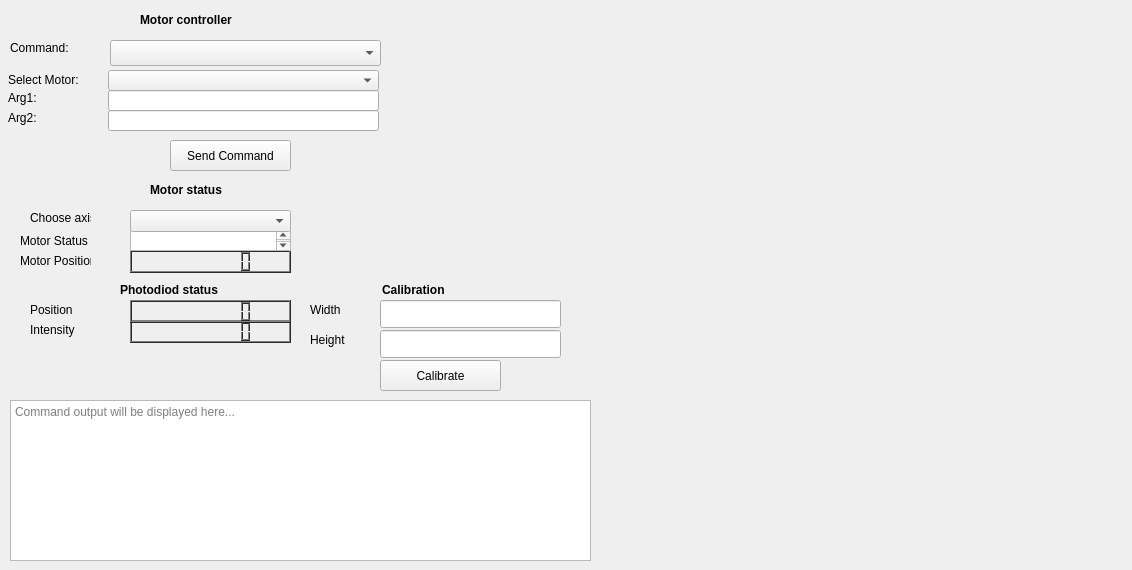
<?xml version="1.0" encoding="UTF-8"?>
<ui version="4.0">
 <class>MainWindow</class>
 <widget class="QMainWindow" name="MainWindow">
  <property name="geometry">
   <rect>
    <x>0</x>
    <y>0</y>
    <width>1132</width>
    <height>570</height>
   </rect>
  </property>
  <property name="windowTitle">
   <string>Controller Commands</string>
  </property>
  <widget class="QWidget" name="centralwidget">
   <widget class="QLabel" name="label_command">
    <property name="geometry">
     <rect>
      <x>10</x>
      <y>40</y>
      <width>71</width>
      <height>16</height>
     </rect>
    </property>
    <property name="text">
     <string>Command:</string>
    </property>
   </widget>
   <widget class="QLabel" name="label_select_motor">
    <property name="geometry">
     <rect>
      <x>8</x>
      <y>70</y>
      <width>91</width>
      <height>20</height>
     </rect>
    </property>
    <property name="text">
     <string>Select Motor:</string>
    </property>
   </widget>
   <widget class="QComboBox" name="combo_motor">
    <property name="geometry">
     <rect>
      <x>108</x>
      <y>70</y>
      <width>271</width>
      <height>21</height>
     </rect>
    </property>
   </widget>
   <widget class="QLabel" name="label_arg1">
    <property name="geometry">
     <rect>
      <x>8</x>
      <y>90</y>
      <width>47</width>
      <height>16</height>
     </rect>
    </property>
    <property name="text">
     <string>Arg1:</string>
    </property>
   </widget>
   <widget class="QLineEdit" name="line_arg1">
    <property name="geometry">
     <rect>
      <x>108</x>
      <y>90</y>
      <width>271</width>
      <height>21</height>
     </rect>
    </property>
   </widget>
   <widget class="QLabel" name="label_arg2">
    <property name="geometry">
     <rect>
      <x>8</x>
      <y>110</y>
      <width>47</width>
      <height>16</height>
     </rect>
    </property>
    <property name="text">
     <string>Arg2:</string>
    </property>
   </widget>
   <widget class="QLineEdit" name="line_arg2">
    <property name="geometry">
     <rect>
      <x>108</x>
      <y>110</y>
      <width>271</width>
      <height>21</height>
     </rect>
    </property>
   </widget>
   <widget class="QPushButton" name="button_send">
    <property name="geometry">
     <rect>
      <x>170</x>
      <y>140</y>
      <width>121</width>
      <height>31</height>
     </rect>
    </property>
    <property name="text">
     <string>Send Command</string>
    </property>
   </widget>
   <widget class="QLabel" name="label_motor_info">
    <property name="geometry">
     <rect>
      <x>20</x>
      <y>230</y>
      <width>71</width>
      <height>21</height>
     </rect>
    </property>
    <property name="text">
     <string>Motor Status </string>
    </property>
   </widget>
   <widget class="QTextEdit" name="text_output">
    <property name="geometry">
     <rect>
      <x>10</x>
      <y>400</y>
      <width>581</width>
      <height>161</height>
     </rect>
    </property>
    <property name="readOnly">
     <bool>true</bool>
    </property>
    <property name="placeholderText">
     <string>Command output will be displayed here...</string>
    </property>
   </widget>
   <widget class="QComboBox" name="combo_command">
    <property name="geometry">
     <rect>
      <x>110</x>
      <y>40</y>
      <width>271</width>
      <height>26</height>
     </rect>
    </property>
   </widget>
   <widget class="QLCDNumber" name="motor_pos">
    <property name="geometry">
     <rect>
      <x>130</x>
      <y>250</y>
      <width>161</width>
      <height>23</height>
     </rect>
    </property>
    <property name="palette">
     <palette>
      <active>
       <colorrole role="WindowText">
        <brush brushstyle="SolidPattern">
         <color alpha="255">
          <red>255</red>
          <green>255</green>
          <blue>255</blue>
         </color>
        </brush>
       </colorrole>
       <colorrole role="Button">
        <brush brushstyle="SolidPattern">
         <color alpha="255">
          <red>86</red>
          <green>86</green>
          <blue>86</blue>
         </color>
        </brush>
       </colorrole>
       <colorrole role="Light">
        <brush brushstyle="SolidPattern">
         <color alpha="255">
          <red>129</red>
          <green>129</green>
          <blue>129</blue>
         </color>
        </brush>
       </colorrole>
       <colorrole role="Midlight">
        <brush brushstyle="SolidPattern">
         <color alpha="255">
          <red>107</red>
          <green>107</green>
          <blue>107</blue>
         </color>
        </brush>
       </colorrole>
       <colorrole role="Dark">
        <brush brushstyle="SolidPattern">
         <color alpha="255">
          <red>43</red>
          <green>43</green>
          <blue>43</blue>
         </color>
        </brush>
       </colorrole>
       <colorrole role="Mid">
        <brush brushstyle="SolidPattern">
         <color alpha="255">
          <red>57</red>
          <green>57</green>
          <blue>57</blue>
         </color>
        </brush>
       </colorrole>
       <colorrole role="Text">
        <brush brushstyle="SolidPattern">
         <color alpha="255">
          <red>255</red>
          <green>255</green>
          <blue>255</blue>
         </color>
        </brush>
       </colorrole>
       <colorrole role="BrightText">
        <brush brushstyle="SolidPattern">
         <color alpha="255">
          <red>255</red>
          <green>255</green>
          <blue>255</blue>
         </color>
        </brush>
       </colorrole>
       <colorrole role="ButtonText">
        <brush brushstyle="SolidPattern">
         <color alpha="255">
          <red>255</red>
          <green>255</green>
          <blue>255</blue>
         </color>
        </brush>
       </colorrole>
       <colorrole role="Base">
        <brush brushstyle="SolidPattern">
         <color alpha="255">
          <red>0</red>
          <green>0</green>
          <blue>0</blue>
         </color>
        </brush>
       </colorrole>
       <colorrole role="Window">
        <brush brushstyle="SolidPattern">
         <color alpha="255">
          <red>86</red>
          <green>86</green>
          <blue>86</blue>
         </color>
        </brush>
       </colorrole>
       <colorrole role="Shadow">
        <brush brushstyle="SolidPattern">
         <color alpha="255">
          <red>0</red>
          <green>0</green>
          <blue>0</blue>
         </color>
        </brush>
       </colorrole>
       <colorrole role="AlternateBase">
        <brush brushstyle="SolidPattern">
         <color alpha="255">
          <red>43</red>
          <green>43</green>
          <blue>43</blue>
         </color>
        </brush>
       </colorrole>
       <colorrole role="ToolTipBase">
        <brush brushstyle="SolidPattern">
         <color alpha="255">
          <red>255</red>
          <green>255</green>
          <blue>220</blue>
         </color>
        </brush>
       </colorrole>
       <colorrole role="ToolTipText">
        <brush brushstyle="SolidPattern">
         <color alpha="255">
          <red>0</red>
          <green>0</green>
          <blue>0</blue>
         </color>
        </brush>
       </colorrole>
       <colorrole role="PlaceholderText">
        <brush brushstyle="SolidPattern">
         <color alpha="128">
          <red>255</red>
          <green>255</green>
          <blue>255</blue>
         </color>
        </brush>
       </colorrole>
      </active>
      <inactive>
       <colorrole role="WindowText">
        <brush brushstyle="SolidPattern">
         <color alpha="255">
          <red>255</red>
          <green>255</green>
          <blue>255</blue>
         </color>
        </brush>
       </colorrole>
       <colorrole role="Button">
        <brush brushstyle="SolidPattern">
         <color alpha="255">
          <red>86</red>
          <green>86</green>
          <blue>86</blue>
         </color>
        </brush>
       </colorrole>
       <colorrole role="Light">
        <brush brushstyle="SolidPattern">
         <color alpha="255">
          <red>129</red>
          <green>129</green>
          <blue>129</blue>
         </color>
        </brush>
       </colorrole>
       <colorrole role="Midlight">
        <brush brushstyle="SolidPattern">
         <color alpha="255">
          <red>107</red>
          <green>107</green>
          <blue>107</blue>
         </color>
        </brush>
       </colorrole>
       <colorrole role="Dark">
        <brush brushstyle="SolidPattern">
         <color alpha="255">
          <red>43</red>
          <green>43</green>
          <blue>43</blue>
         </color>
        </brush>
       </colorrole>
       <colorrole role="Mid">
        <brush brushstyle="SolidPattern">
         <color alpha="255">
          <red>57</red>
          <green>57</green>
          <blue>57</blue>
         </color>
        </brush>
       </colorrole>
       <colorrole role="Text">
        <brush brushstyle="SolidPattern">
         <color alpha="255">
          <red>255</red>
          <green>255</green>
          <blue>255</blue>
         </color>
        </brush>
       </colorrole>
       <colorrole role="BrightText">
        <brush brushstyle="SolidPattern">
         <color alpha="255">
          <red>255</red>
          <green>255</green>
          <blue>255</blue>
         </color>
        </brush>
       </colorrole>
       <colorrole role="ButtonText">
        <brush brushstyle="SolidPattern">
         <color alpha="255">
          <red>255</red>
          <green>255</green>
          <blue>255</blue>
         </color>
        </brush>
       </colorrole>
       <colorrole role="Base">
        <brush brushstyle="SolidPattern">
         <color alpha="255">
          <red>0</red>
          <green>0</green>
          <blue>0</blue>
         </color>
        </brush>
       </colorrole>
       <colorrole role="Window">
        <brush brushstyle="SolidPattern">
         <color alpha="255">
          <red>86</red>
          <green>86</green>
          <blue>86</blue>
         </color>
        </brush>
       </colorrole>
       <colorrole role="Shadow">
        <brush brushstyle="SolidPattern">
         <color alpha="255">
          <red>0</red>
          <green>0</green>
          <blue>0</blue>
         </color>
        </brush>
       </colorrole>
       <colorrole role="AlternateBase">
        <brush brushstyle="SolidPattern">
         <color alpha="255">
          <red>43</red>
          <green>43</green>
          <blue>43</blue>
         </color>
        </brush>
       </colorrole>
       <colorrole role="ToolTipBase">
        <brush brushstyle="SolidPattern">
         <color alpha="255">
          <red>255</red>
          <green>255</green>
          <blue>220</blue>
         </color>
        </brush>
       </colorrole>
       <colorrole role="ToolTipText">
        <brush brushstyle="SolidPattern">
         <color alpha="255">
          <red>0</red>
          <green>0</green>
          <blue>0</blue>
         </color>
        </brush>
       </colorrole>
       <colorrole role="PlaceholderText">
        <brush brushstyle="SolidPattern">
         <color alpha="128">
          <red>255</red>
          <green>255</green>
          <blue>255</blue>
         </color>
        </brush>
       </colorrole>
      </inactive>
      <disabled>
       <colorrole role="WindowText">
        <brush brushstyle="SolidPattern">
         <color alpha="255">
          <red>43</red>
          <green>43</green>
          <blue>43</blue>
         </color>
        </brush>
       </colorrole>
       <colorrole role="Button">
        <brush brushstyle="SolidPattern">
         <color alpha="255">
          <red>86</red>
          <green>86</green>
          <blue>86</blue>
         </color>
        </brush>
       </colorrole>
       <colorrole role="Light">
        <brush brushstyle="SolidPattern">
         <color alpha="255">
          <red>129</red>
          <green>129</green>
          <blue>129</blue>
         </color>
        </brush>
       </colorrole>
       <colorrole role="Midlight">
        <brush brushstyle="SolidPattern">
         <color alpha="255">
          <red>107</red>
          <green>107</green>
          <blue>107</blue>
         </color>
        </brush>
       </colorrole>
       <colorrole role="Dark">
        <brush brushstyle="SolidPattern">
         <color alpha="255">
          <red>43</red>
          <green>43</green>
          <blue>43</blue>
         </color>
        </brush>
       </colorrole>
       <colorrole role="Mid">
        <brush brushstyle="SolidPattern">
         <color alpha="255">
          <red>57</red>
          <green>57</green>
          <blue>57</blue>
         </color>
        </brush>
       </colorrole>
       <colorrole role="Text">
        <brush brushstyle="SolidPattern">
         <color alpha="255">
          <red>43</red>
          <green>43</green>
          <blue>43</blue>
         </color>
        </brush>
       </colorrole>
       <colorrole role="BrightText">
        <brush brushstyle="SolidPattern">
         <color alpha="255">
          <red>255</red>
          <green>255</green>
          <blue>255</blue>
         </color>
        </brush>
       </colorrole>
       <colorrole role="ButtonText">
        <brush brushstyle="SolidPattern">
         <color alpha="255">
          <red>43</red>
          <green>43</green>
          <blue>43</blue>
         </color>
        </brush>
       </colorrole>
       <colorrole role="Base">
        <brush brushstyle="SolidPattern">
         <color alpha="255">
          <red>86</red>
          <green>86</green>
          <blue>86</blue>
         </color>
        </brush>
       </colorrole>
       <colorrole role="Window">
        <brush brushstyle="SolidPattern">
         <color alpha="255">
          <red>86</red>
          <green>86</green>
          <blue>86</blue>
         </color>
        </brush>
       </colorrole>
       <colorrole role="Shadow">
        <brush brushstyle="SolidPattern">
         <color alpha="255">
          <red>0</red>
          <green>0</green>
          <blue>0</blue>
         </color>
        </brush>
       </colorrole>
       <colorrole role="AlternateBase">
        <brush brushstyle="SolidPattern">
         <color alpha="255">
          <red>86</red>
          <green>86</green>
          <blue>86</blue>
         </color>
        </brush>
       </colorrole>
       <colorrole role="ToolTipBase">
        <brush brushstyle="SolidPattern">
         <color alpha="255">
          <red>255</red>
          <green>255</green>
          <blue>220</blue>
         </color>
        </brush>
       </colorrole>
       <colorrole role="ToolTipText">
        <brush brushstyle="SolidPattern">
         <color alpha="255">
          <red>0</red>
          <green>0</green>
          <blue>0</blue>
         </color>
        </brush>
       </colorrole>
       <colorrole role="PlaceholderText">
        <brush brushstyle="SolidPattern">
         <color alpha="128">
          <red>255</red>
          <green>255</green>
          <blue>255</blue>
         </color>
        </brush>
       </colorrole>
      </disabled>
     </palette>
    </property>
    <property name="digitCount">
     <number>8</number>
    </property>
   </widget>
   <widget class="QLabel" name="label_motor_info_2">
    <property name="geometry">
     <rect>
      <x>20</x>
      <y>250</y>
      <width>71</width>
      <height>21</height>
     </rect>
    </property>
    <property name="text">
     <string>Motor Position</string>
    </property>
   </widget>
   <widget class="QTextEdit" name="motor_state">
    <property name="geometry">
     <rect>
      <x>130</x>
      <y>230</y>
      <width>161</width>
      <height>21</height>
     </rect>
    </property>
   </widget>
   <widget class="QLabel" name="label">
    <property name="geometry">
     <rect>
      <x>30</x>
      <y>210</y>
      <width>61</width>
      <height>16</height>
     </rect>
    </property>
    <property name="text">
     <string>Choose axis</string>
    </property>
   </widget>
   <widget class="QComboBox" name="combo_axis">
    <property name="geometry">
     <rect>
      <x>130</x>
      <y>210</y>
      <width>161</width>
      <height>22</height>
     </rect>
    </property>
   </widget>
   <widget class="QLabel" name="label_2">
    <property name="geometry">
     <rect>
      <x>140</x>
      <y>10</y>
      <width>121</width>
      <height>20</height>
     </rect>
    </property>
    <property name="text">
     <string>&lt;html&gt;&lt;head/&gt;&lt;body&gt;&lt;p&gt;&lt;span style=&quot; font-weight:700;&quot;&gt;Motor controller&lt;/span&gt;&lt;/p&gt;&lt;/body&gt;&lt;/html&gt;</string>
    </property>
   </widget>
   <widget class="QLabel" name="label_3">
    <property name="geometry">
     <rect>
      <x>150</x>
      <y>180</y>
      <width>91</width>
      <height>20</height>
     </rect>
    </property>
    <property name="text">
     <string>&lt;html&gt;&lt;head/&gt;&lt;body&gt;&lt;p&gt;&lt;span style=&quot; font-weight:700;&quot;&gt;Motor status&lt;/span&gt;&lt;/p&gt;&lt;/body&gt;&lt;/html&gt;</string>
    </property>
   </widget>
   <widget class="QLabel" name="label_4">
    <property name="geometry">
     <rect>
      <x>120</x>
      <y>280</y>
      <width>141</width>
      <height>20</height>
     </rect>
    </property>
    <property name="text">
     <string>&lt;html&gt;&lt;head/&gt;&lt;body&gt;&lt;p&gt;&lt;span style=&quot; font-weight:700;&quot;&gt;Photodiod status&lt;/span&gt;&lt;/p&gt;&lt;/body&gt;&lt;/html&gt;</string>
    </property>
   </widget>
   <widget class="QLCDNumber" name="photodiod_power">
    <property name="geometry">
     <rect>
      <x>130</x>
      <y>320</y>
      <width>161</width>
      <height>23</height>
     </rect>
    </property>
    <property name="palette">
     <palette>
      <active>
       <colorrole role="WindowText">
        <brush brushstyle="SolidPattern">
         <color alpha="255">
          <red>255</red>
          <green>255</green>
          <blue>255</blue>
         </color>
        </brush>
       </colorrole>
       <colorrole role="Button">
        <brush brushstyle="SolidPattern">
         <color alpha="255">
          <red>86</red>
          <green>86</green>
          <blue>86</blue>
         </color>
        </brush>
       </colorrole>
       <colorrole role="Light">
        <brush brushstyle="SolidPattern">
         <color alpha="255">
          <red>129</red>
          <green>129</green>
          <blue>129</blue>
         </color>
        </brush>
       </colorrole>
       <colorrole role="Midlight">
        <brush brushstyle="SolidPattern">
         <color alpha="255">
          <red>107</red>
          <green>107</green>
          <blue>107</blue>
         </color>
        </brush>
       </colorrole>
       <colorrole role="Dark">
        <brush brushstyle="SolidPattern">
         <color alpha="255">
          <red>43</red>
          <green>43</green>
          <blue>43</blue>
         </color>
        </brush>
       </colorrole>
       <colorrole role="Mid">
        <brush brushstyle="SolidPattern">
         <color alpha="255">
          <red>57</red>
          <green>57</green>
          <blue>57</blue>
         </color>
        </brush>
       </colorrole>
       <colorrole role="Text">
        <brush brushstyle="SolidPattern">
         <color alpha="255">
          <red>255</red>
          <green>255</green>
          <blue>255</blue>
         </color>
        </brush>
       </colorrole>
       <colorrole role="BrightText">
        <brush brushstyle="SolidPattern">
         <color alpha="255">
          <red>255</red>
          <green>255</green>
          <blue>255</blue>
         </color>
        </brush>
       </colorrole>
       <colorrole role="ButtonText">
        <brush brushstyle="SolidPattern">
         <color alpha="255">
          <red>255</red>
          <green>255</green>
          <blue>255</blue>
         </color>
        </brush>
       </colorrole>
       <colorrole role="Base">
        <brush brushstyle="SolidPattern">
         <color alpha="255">
          <red>0</red>
          <green>0</green>
          <blue>0</blue>
         </color>
        </brush>
       </colorrole>
       <colorrole role="Window">
        <brush brushstyle="SolidPattern">
         <color alpha="255">
          <red>86</red>
          <green>86</green>
          <blue>86</blue>
         </color>
        </brush>
       </colorrole>
       <colorrole role="Shadow">
        <brush brushstyle="SolidPattern">
         <color alpha="255">
          <red>0</red>
          <green>0</green>
          <blue>0</blue>
         </color>
        </brush>
       </colorrole>
       <colorrole role="AlternateBase">
        <brush brushstyle="SolidPattern">
         <color alpha="255">
          <red>43</red>
          <green>43</green>
          <blue>43</blue>
         </color>
        </brush>
       </colorrole>
       <colorrole role="ToolTipBase">
        <brush brushstyle="SolidPattern">
         <color alpha="255">
          <red>255</red>
          <green>255</green>
          <blue>220</blue>
         </color>
        </brush>
       </colorrole>
       <colorrole role="ToolTipText">
        <brush brushstyle="SolidPattern">
         <color alpha="255">
          <red>0</red>
          <green>0</green>
          <blue>0</blue>
         </color>
        </brush>
       </colorrole>
       <colorrole role="PlaceholderText">
        <brush brushstyle="SolidPattern">
         <color alpha="128">
          <red>255</red>
          <green>255</green>
          <blue>255</blue>
         </color>
        </brush>
       </colorrole>
      </active>
      <inactive>
       <colorrole role="WindowText">
        <brush brushstyle="SolidPattern">
         <color alpha="255">
          <red>255</red>
          <green>255</green>
          <blue>255</blue>
         </color>
        </brush>
       </colorrole>
       <colorrole role="Button">
        <brush brushstyle="SolidPattern">
         <color alpha="255">
          <red>86</red>
          <green>86</green>
          <blue>86</blue>
         </color>
        </brush>
       </colorrole>
       <colorrole role="Light">
        <brush brushstyle="SolidPattern">
         <color alpha="255">
          <red>129</red>
          <green>129</green>
          <blue>129</blue>
         </color>
        </brush>
       </colorrole>
       <colorrole role="Midlight">
        <brush brushstyle="SolidPattern">
         <color alpha="255">
          <red>107</red>
          <green>107</green>
          <blue>107</blue>
         </color>
        </brush>
       </colorrole>
       <colorrole role="Dark">
        <brush brushstyle="SolidPattern">
         <color alpha="255">
          <red>43</red>
          <green>43</green>
          <blue>43</blue>
         </color>
        </brush>
       </colorrole>
       <colorrole role="Mid">
        <brush brushstyle="SolidPattern">
         <color alpha="255">
          <red>57</red>
          <green>57</green>
          <blue>57</blue>
         </color>
        </brush>
       </colorrole>
       <colorrole role="Text">
        <brush brushstyle="SolidPattern">
         <color alpha="255">
          <red>255</red>
          <green>255</green>
          <blue>255</blue>
         </color>
        </brush>
       </colorrole>
       <colorrole role="BrightText">
        <brush brushstyle="SolidPattern">
         <color alpha="255">
          <red>255</red>
          <green>255</green>
          <blue>255</blue>
         </color>
        </brush>
       </colorrole>
       <colorrole role="ButtonText">
        <brush brushstyle="SolidPattern">
         <color alpha="255">
          <red>255</red>
          <green>255</green>
          <blue>255</blue>
         </color>
        </brush>
       </colorrole>
       <colorrole role="Base">
        <brush brushstyle="SolidPattern">
         <color alpha="255">
          <red>0</red>
          <green>0</green>
          <blue>0</blue>
         </color>
        </brush>
       </colorrole>
       <colorrole role="Window">
        <brush brushstyle="SolidPattern">
         <color alpha="255">
          <red>86</red>
          <green>86</green>
          <blue>86</blue>
         </color>
        </brush>
       </colorrole>
       <colorrole role="Shadow">
        <brush brushstyle="SolidPattern">
         <color alpha="255">
          <red>0</red>
          <green>0</green>
          <blue>0</blue>
         </color>
        </brush>
       </colorrole>
       <colorrole role="AlternateBase">
        <brush brushstyle="SolidPattern">
         <color alpha="255">
          <red>43</red>
          <green>43</green>
          <blue>43</blue>
         </color>
        </brush>
       </colorrole>
       <colorrole role="ToolTipBase">
        <brush brushstyle="SolidPattern">
         <color alpha="255">
          <red>255</red>
          <green>255</green>
          <blue>220</blue>
         </color>
        </brush>
       </colorrole>
       <colorrole role="ToolTipText">
        <brush brushstyle="SolidPattern">
         <color alpha="255">
          <red>0</red>
          <green>0</green>
          <blue>0</blue>
         </color>
        </brush>
       </colorrole>
       <colorrole role="PlaceholderText">
        <brush brushstyle="SolidPattern">
         <color alpha="128">
          <red>255</red>
          <green>255</green>
          <blue>255</blue>
         </color>
        </brush>
       </colorrole>
      </inactive>
      <disabled>
       <colorrole role="WindowText">
        <brush brushstyle="SolidPattern">
         <color alpha="255">
          <red>43</red>
          <green>43</green>
          <blue>43</blue>
         </color>
        </brush>
       </colorrole>
       <colorrole role="Button">
        <brush brushstyle="SolidPattern">
         <color alpha="255">
          <red>86</red>
          <green>86</green>
          <blue>86</blue>
         </color>
        </brush>
       </colorrole>
       <colorrole role="Light">
        <brush brushstyle="SolidPattern">
         <color alpha="255">
          <red>129</red>
          <green>129</green>
          <blue>129</blue>
         </color>
        </brush>
       </colorrole>
       <colorrole role="Midlight">
        <brush brushstyle="SolidPattern">
         <color alpha="255">
          <red>107</red>
          <green>107</green>
          <blue>107</blue>
         </color>
        </brush>
       </colorrole>
       <colorrole role="Dark">
        <brush brushstyle="SolidPattern">
         <color alpha="255">
          <red>43</red>
          <green>43</green>
          <blue>43</blue>
         </color>
        </brush>
       </colorrole>
       <colorrole role="Mid">
        <brush brushstyle="SolidPattern">
         <color alpha="255">
          <red>57</red>
          <green>57</green>
          <blue>57</blue>
         </color>
        </brush>
       </colorrole>
       <colorrole role="Text">
        <brush brushstyle="SolidPattern">
         <color alpha="255">
          <red>43</red>
          <green>43</green>
          <blue>43</blue>
         </color>
        </brush>
       </colorrole>
       <colorrole role="BrightText">
        <brush brushstyle="SolidPattern">
         <color alpha="255">
          <red>255</red>
          <green>255</green>
          <blue>255</blue>
         </color>
        </brush>
       </colorrole>
       <colorrole role="ButtonText">
        <brush brushstyle="SolidPattern">
         <color alpha="255">
          <red>43</red>
          <green>43</green>
          <blue>43</blue>
         </color>
        </brush>
       </colorrole>
       <colorrole role="Base">
        <brush brushstyle="SolidPattern">
         <color alpha="255">
          <red>86</red>
          <green>86</green>
          <blue>86</blue>
         </color>
        </brush>
       </colorrole>
       <colorrole role="Window">
        <brush brushstyle="SolidPattern">
         <color alpha="255">
          <red>86</red>
          <green>86</green>
          <blue>86</blue>
         </color>
        </brush>
       </colorrole>
       <colorrole role="Shadow">
        <brush brushstyle="SolidPattern">
         <color alpha="255">
          <red>0</red>
          <green>0</green>
          <blue>0</blue>
         </color>
        </brush>
       </colorrole>
       <colorrole role="AlternateBase">
        <brush brushstyle="SolidPattern">
         <color alpha="255">
          <red>86</red>
          <green>86</green>
          <blue>86</blue>
         </color>
        </brush>
       </colorrole>
       <colorrole role="ToolTipBase">
        <brush brushstyle="SolidPattern">
         <color alpha="255">
          <red>255</red>
          <green>255</green>
          <blue>220</blue>
         </color>
        </brush>
       </colorrole>
       <colorrole role="ToolTipText">
        <brush brushstyle="SolidPattern">
         <color alpha="255">
          <red>0</red>
          <green>0</green>
          <blue>0</blue>
         </color>
        </brush>
       </colorrole>
       <colorrole role="PlaceholderText">
        <brush brushstyle="SolidPattern">
         <color alpha="128">
          <red>255</red>
          <green>255</green>
          <blue>255</blue>
         </color>
        </brush>
       </colorrole>
      </disabled>
     </palette>
    </property>
    <property name="digitCount">
     <number>8</number>
    </property>
   </widget>
   <widget class="QLabel" name="label_5">
    <property name="geometry">
     <rect>
      <x>30</x>
      <y>300</y>
      <width>63</width>
      <height>20</height>
     </rect>
    </property>
    <property name="text">
     <string>Position</string>
    </property>
   </widget>
   <widget class="QLabel" name="label_6">
    <property name="geometry">
     <rect>
      <x>30</x>
      <y>320</y>
      <width>63</width>
      <height>20</height>
     </rect>
    </property>
    <property name="text">
     <string>Intensity</string>
    </property>
   </widget>
   <widget class="QLCDNumber" name="photodiod_pos">
    <property name="geometry">
     <rect>
      <x>130</x>
      <y>300</y>
      <width>161</width>
      <height>23</height>
     </rect>
    </property>
    <property name="palette">
     <palette>
      <active>
       <colorrole role="WindowText">
        <brush brushstyle="SolidPattern">
         <color alpha="255">
          <red>255</red>
          <green>255</green>
          <blue>255</blue>
         </color>
        </brush>
       </colorrole>
       <colorrole role="Button">
        <brush brushstyle="SolidPattern">
         <color alpha="255">
          <red>86</red>
          <green>86</green>
          <blue>86</blue>
         </color>
        </brush>
       </colorrole>
       <colorrole role="Light">
        <brush brushstyle="SolidPattern">
         <color alpha="255">
          <red>129</red>
          <green>129</green>
          <blue>129</blue>
         </color>
        </brush>
       </colorrole>
       <colorrole role="Midlight">
        <brush brushstyle="SolidPattern">
         <color alpha="255">
          <red>107</red>
          <green>107</green>
          <blue>107</blue>
         </color>
        </brush>
       </colorrole>
       <colorrole role="Dark">
        <brush brushstyle="SolidPattern">
         <color alpha="255">
          <red>43</red>
          <green>43</green>
          <blue>43</blue>
         </color>
        </brush>
       </colorrole>
       <colorrole role="Mid">
        <brush brushstyle="SolidPattern">
         <color alpha="255">
          <red>57</red>
          <green>57</green>
          <blue>57</blue>
         </color>
        </brush>
       </colorrole>
       <colorrole role="Text">
        <brush brushstyle="SolidPattern">
         <color alpha="255">
          <red>255</red>
          <green>255</green>
          <blue>255</blue>
         </color>
        </brush>
       </colorrole>
       <colorrole role="BrightText">
        <brush brushstyle="SolidPattern">
         <color alpha="255">
          <red>255</red>
          <green>255</green>
          <blue>255</blue>
         </color>
        </brush>
       </colorrole>
       <colorrole role="ButtonText">
        <brush brushstyle="SolidPattern">
         <color alpha="255">
          <red>255</red>
          <green>255</green>
          <blue>255</blue>
         </color>
        </brush>
       </colorrole>
       <colorrole role="Base">
        <brush brushstyle="SolidPattern">
         <color alpha="255">
          <red>0</red>
          <green>0</green>
          <blue>0</blue>
         </color>
        </brush>
       </colorrole>
       <colorrole role="Window">
        <brush brushstyle="SolidPattern">
         <color alpha="255">
          <red>86</red>
          <green>86</green>
          <blue>86</blue>
         </color>
        </brush>
       </colorrole>
       <colorrole role="Shadow">
        <brush brushstyle="SolidPattern">
         <color alpha="255">
          <red>0</red>
          <green>0</green>
          <blue>0</blue>
         </color>
        </brush>
       </colorrole>
       <colorrole role="AlternateBase">
        <brush brushstyle="SolidPattern">
         <color alpha="255">
          <red>43</red>
          <green>43</green>
          <blue>43</blue>
         </color>
        </brush>
       </colorrole>
       <colorrole role="ToolTipBase">
        <brush brushstyle="SolidPattern">
         <color alpha="255">
          <red>255</red>
          <green>255</green>
          <blue>220</blue>
         </color>
        </brush>
       </colorrole>
       <colorrole role="ToolTipText">
        <brush brushstyle="SolidPattern">
         <color alpha="255">
          <red>0</red>
          <green>0</green>
          <blue>0</blue>
         </color>
        </brush>
       </colorrole>
       <colorrole role="PlaceholderText">
        <brush brushstyle="SolidPattern">
         <color alpha="128">
          <red>255</red>
          <green>255</green>
          <blue>255</blue>
         </color>
        </brush>
       </colorrole>
      </active>
      <inactive>
       <colorrole role="WindowText">
        <brush brushstyle="SolidPattern">
         <color alpha="255">
          <red>255</red>
          <green>255</green>
          <blue>255</blue>
         </color>
        </brush>
       </colorrole>
       <colorrole role="Button">
        <brush brushstyle="SolidPattern">
         <color alpha="255">
          <red>86</red>
          <green>86</green>
          <blue>86</blue>
         </color>
        </brush>
       </colorrole>
       <colorrole role="Light">
        <brush brushstyle="SolidPattern">
         <color alpha="255">
          <red>129</red>
          <green>129</green>
          <blue>129</blue>
         </color>
        </brush>
       </colorrole>
       <colorrole role="Midlight">
        <brush brushstyle="SolidPattern">
         <color alpha="255">
          <red>107</red>
          <green>107</green>
          <blue>107</blue>
         </color>
        </brush>
       </colorrole>
       <colorrole role="Dark">
        <brush brushstyle="SolidPattern">
         <color alpha="255">
          <red>43</red>
          <green>43</green>
          <blue>43</blue>
         </color>
        </brush>
       </colorrole>
       <colorrole role="Mid">
        <brush brushstyle="SolidPattern">
         <color alpha="255">
          <red>57</red>
          <green>57</green>
          <blue>57</blue>
         </color>
        </brush>
       </colorrole>
       <colorrole role="Text">
        <brush brushstyle="SolidPattern">
         <color alpha="255">
          <red>255</red>
          <green>255</green>
          <blue>255</blue>
         </color>
        </brush>
       </colorrole>
       <colorrole role="BrightText">
        <brush brushstyle="SolidPattern">
         <color alpha="255">
          <red>255</red>
          <green>255</green>
          <blue>255</blue>
         </color>
        </brush>
       </colorrole>
       <colorrole role="ButtonText">
        <brush brushstyle="SolidPattern">
         <color alpha="255">
          <red>255</red>
          <green>255</green>
          <blue>255</blue>
         </color>
        </brush>
       </colorrole>
       <colorrole role="Base">
        <brush brushstyle="SolidPattern">
         <color alpha="255">
          <red>0</red>
          <green>0</green>
          <blue>0</blue>
         </color>
        </brush>
       </colorrole>
       <colorrole role="Window">
        <brush brushstyle="SolidPattern">
         <color alpha="255">
          <red>86</red>
          <green>86</green>
          <blue>86</blue>
         </color>
        </brush>
       </colorrole>
       <colorrole role="Shadow">
        <brush brushstyle="SolidPattern">
         <color alpha="255">
          <red>0</red>
          <green>0</green>
          <blue>0</blue>
         </color>
        </brush>
       </colorrole>
       <colorrole role="AlternateBase">
        <brush brushstyle="SolidPattern">
         <color alpha="255">
          <red>43</red>
          <green>43</green>
          <blue>43</blue>
         </color>
        </brush>
       </colorrole>
       <colorrole role="ToolTipBase">
        <brush brushstyle="SolidPattern">
         <color alpha="255">
          <red>255</red>
          <green>255</green>
          <blue>220</blue>
         </color>
        </brush>
       </colorrole>
       <colorrole role="ToolTipText">
        <brush brushstyle="SolidPattern">
         <color alpha="255">
          <red>0</red>
          <green>0</green>
          <blue>0</blue>
         </color>
        </brush>
       </colorrole>
       <colorrole role="PlaceholderText">
        <brush brushstyle="SolidPattern">
         <color alpha="128">
          <red>255</red>
          <green>255</green>
          <blue>255</blue>
         </color>
        </brush>
       </colorrole>
      </inactive>
      <disabled>
       <colorrole role="WindowText">
        <brush brushstyle="SolidPattern">
         <color alpha="255">
          <red>43</red>
          <green>43</green>
          <blue>43</blue>
         </color>
        </brush>
       </colorrole>
       <colorrole role="Button">
        <brush brushstyle="SolidPattern">
         <color alpha="255">
          <red>86</red>
          <green>86</green>
          <blue>86</blue>
         </color>
        </brush>
       </colorrole>
       <colorrole role="Light">
        <brush brushstyle="SolidPattern">
         <color alpha="255">
          <red>129</red>
          <green>129</green>
          <blue>129</blue>
         </color>
        </brush>
       </colorrole>
       <colorrole role="Midlight">
        <brush brushstyle="SolidPattern">
         <color alpha="255">
          <red>107</red>
          <green>107</green>
          <blue>107</blue>
         </color>
        </brush>
       </colorrole>
       <colorrole role="Dark">
        <brush brushstyle="SolidPattern">
         <color alpha="255">
          <red>43</red>
          <green>43</green>
          <blue>43</blue>
         </color>
        </brush>
       </colorrole>
       <colorrole role="Mid">
        <brush brushstyle="SolidPattern">
         <color alpha="255">
          <red>57</red>
          <green>57</green>
          <blue>57</blue>
         </color>
        </brush>
       </colorrole>
       <colorrole role="Text">
        <brush brushstyle="SolidPattern">
         <color alpha="255">
          <red>43</red>
          <green>43</green>
          <blue>43</blue>
         </color>
        </brush>
       </colorrole>
       <colorrole role="BrightText">
        <brush brushstyle="SolidPattern">
         <color alpha="255">
          <red>255</red>
          <green>255</green>
          <blue>255</blue>
         </color>
        </brush>
       </colorrole>
       <colorrole role="ButtonText">
        <brush brushstyle="SolidPattern">
         <color alpha="255">
          <red>43</red>
          <green>43</green>
          <blue>43</blue>
         </color>
        </brush>
       </colorrole>
       <colorrole role="Base">
        <brush brushstyle="SolidPattern">
         <color alpha="255">
          <red>86</red>
          <green>86</green>
          <blue>86</blue>
         </color>
        </brush>
       </colorrole>
       <colorrole role="Window">
        <brush brushstyle="SolidPattern">
         <color alpha="255">
          <red>86</red>
          <green>86</green>
          <blue>86</blue>
         </color>
        </brush>
       </colorrole>
       <colorrole role="Shadow">
        <brush brushstyle="SolidPattern">
         <color alpha="255">
          <red>0</red>
          <green>0</green>
          <blue>0</blue>
         </color>
        </brush>
       </colorrole>
       <colorrole role="AlternateBase">
        <brush brushstyle="SolidPattern">
         <color alpha="255">
          <red>86</red>
          <green>86</green>
          <blue>86</blue>
         </color>
        </brush>
       </colorrole>
       <colorrole role="ToolTipBase">
        <brush brushstyle="SolidPattern">
         <color alpha="255">
          <red>255</red>
          <green>255</green>
          <blue>220</blue>
         </color>
        </brush>
       </colorrole>
       <colorrole role="ToolTipText">
        <brush brushstyle="SolidPattern">
         <color alpha="255">
          <red>0</red>
          <green>0</green>
          <blue>0</blue>
         </color>
        </brush>
       </colorrole>
       <colorrole role="PlaceholderText">
        <brush brushstyle="SolidPattern">
         <color alpha="128">
          <red>255</red>
          <green>255</green>
          <blue>255</blue>
         </color>
        </brush>
       </colorrole>
      </disabled>
     </palette>
    </property>
    <property name="digitCount">
     <number>8</number>
    </property>
   </widget>
   <widget class="QLabel" name="label_7">
    <property name="geometry">
     <rect>
      <x>382</x>
      <y>280</y>
      <width>81</width>
      <height>20</height>
     </rect>
    </property>
    <property name="text">
     <string>&lt;html&gt;&lt;head/&gt;&lt;body&gt;&lt;p&gt;&lt;span style=&quot; font-weight:700;&quot;&gt;Calibration&lt;/span&gt;&lt;/p&gt;&lt;/body&gt;&lt;/html&gt;</string>
    </property>
   </widget>
   <widget class="QLineEdit" name="calibration_width">
    <property name="geometry">
     <rect>
      <x>380</x>
      <y>300</y>
      <width>181</width>
      <height>28</height>
     </rect>
    </property>
   </widget>
   <widget class="QLabel" name="label_8">
    <property name="geometry">
     <rect>
      <x>310</x>
      <y>300</y>
      <width>63</width>
      <height>20</height>
     </rect>
    </property>
    <property name="text">
     <string>Width</string>
    </property>
   </widget>
   <widget class="QLabel" name="label_9">
    <property name="geometry">
     <rect>
      <x>310</x>
      <y>330</y>
      <width>63</width>
      <height>20</height>
     </rect>
    </property>
    <property name="text">
     <string>Height</string>
    </property>
   </widget>
   <widget class="QLineEdit" name="calibration_height">
    <property name="geometry">
     <rect>
      <x>380</x>
      <y>330</y>
      <width>181</width>
      <height>28</height>
     </rect>
    </property>
   </widget>
   <widget class="QPushButton" name="button_calibrate">
    <property name="geometry">
     <rect>
      <x>380</x>
      <y>360</y>
      <width>121</width>
      <height>31</height>
     </rect>
    </property>
    <property name="text">
     <string>Calibrate</string>
    </property>
   </widget>
  </widget>
 </widget>
 <layoutdefault spacing="6" margin="11"/>
 <tabstops>
  <tabstop>combo_motor</tabstop>
  <tabstop>line_arg1</tabstop>
  <tabstop>line_arg2</tabstop>
  <tabstop>button_send</tabstop>
  <tabstop>text_output</tabstop>
 </tabstops>
 <resources/>
 <connections/>
</ui>
